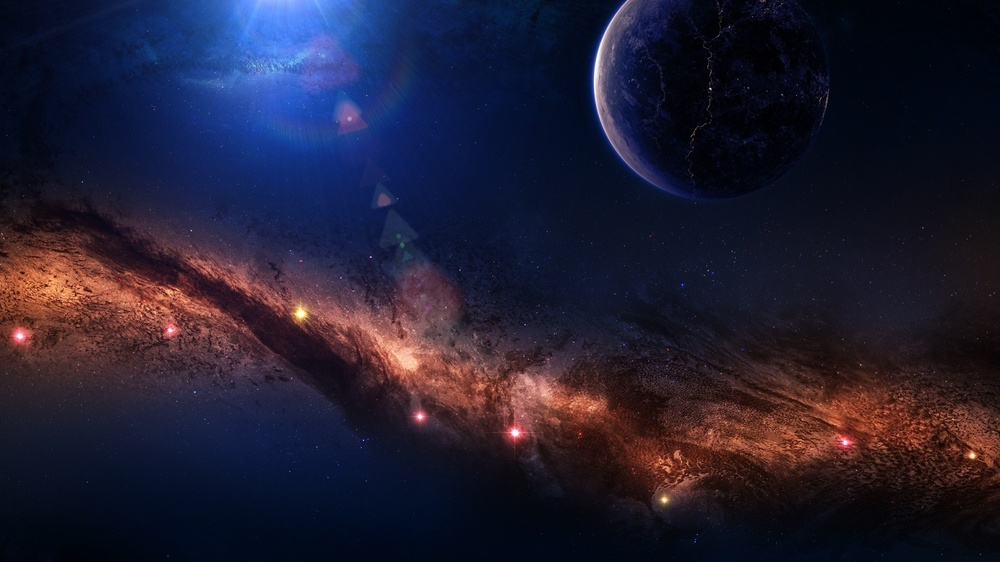
#> input picture images.jpg, 1000 x 562 px, shrunk from 1536 x 864 before the run, given in place of the camera
$ python abcdef.py   (older library calls are emulated)
#> lines starting #> are read from the running program, lines starting #| are printed output that depends on the picture; after the words box and inside, x2 and y2 are one past the last pixel; in counts of white or black regions, pixels touching at a corner belong together
import numpy as np
import cv2


cap = cv2.VideoCapture(0)

def threshold(input,values):
    low_h, low_s, low_v, high_h, high_s, high_v = values
    inputconv=cv2.cvtColor(input, cv2.COLOR_BGR2HSV)
    output=cv2.inRange(inputconv, (low_h,low_s,low_v),(high_h, high_s, high_v))
    return output

def centreofmass(points):
    return sum(points)/len(points)

def av_dist_points_to_cm(cm,points):
    return abs(cm-points)/len(points)

while True:
    _, frame = cap.read()
#> frame is the input picture: shape (562, 1000, 3); mean B, G, R 50.3, 30.5, 34.3

    im = threshold(frame,[150,100,200,255,150,255]) #red filter
#> in threshold, `inputconv=cv2.cvtColor(input, cv2.COLOR_BGR2HSV)`: inputconv: shape (562, 1000, 3); mean H, S, V 103.5, 167, 61.1
#> in threshold, `output=cv2.inRange(inputconv, (low_h,low_s,low_v),(high_h, high_s, hig..`:
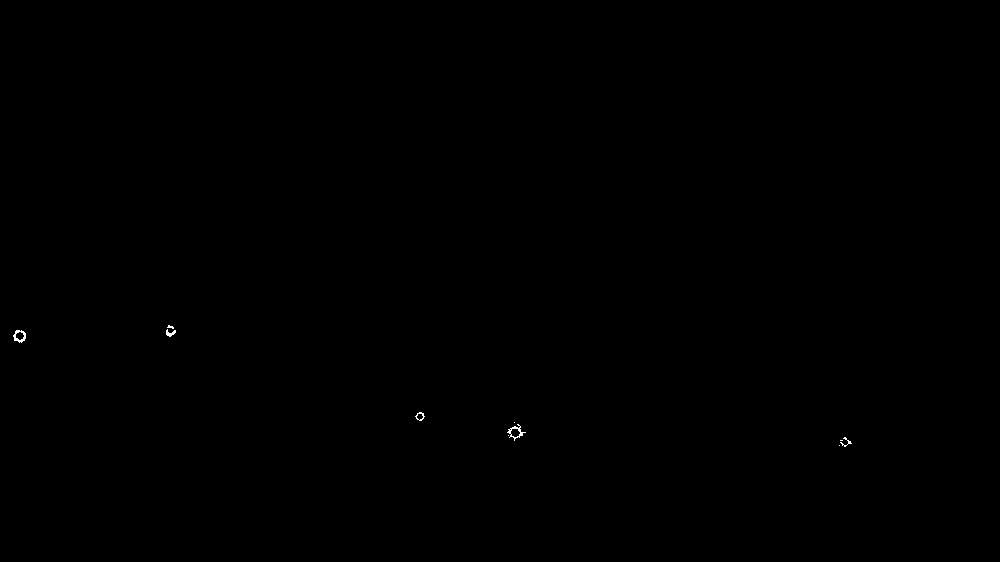
#> output: shape (562, 1000); 0.05% white in thin lines or dots, all inside (x1, y1, x2, y2) = (13, 325, 852, 447)
    im2, contours, hierarchy = cv2.findContours(im,cv2.RETR_TREE,cv2.CHAIN_APPROX_SIMPLE)
#> contours = 14 contours, 7 with area under 20; largest, box (x1, y1, x2, y2) and area: (507, 424, 526, 441) 111, (13, 330, 26, 343) 107, (510, 428, 521, 438) 68, (15, 331, 25, 341) 56, (415, 412, 425, 421) 48, (416, 413, 424, 421) 33, (166, 329, 176, 337) 27

    if (len(contours)>=5):
        points=np.vstack(contours)
#> points = contour of 199 points, box (x1, y1, x2, y2) (13, 325, 852, 447), area 22872
        cm=centreofmass(points)
#> cm = [[404.4, 398.1]]
        cv2.circle(frame,(int(cm[0][0]),int(cm[0][1])),5,(255,0,0),-1)
#> frame: shape (562, 1000, 3); 0.01% of pixels changed, all inside (x1, y1, x2, y2) = (399, 393, 410, 404)
        fit=cv2.fitEllipse(np.vstack(contours))
#> fit = ((434.5, 387.7), (68.11, 832), 97.28)
        ellipse=cv2.ellipse(frame,fit,(255,0,0),5)
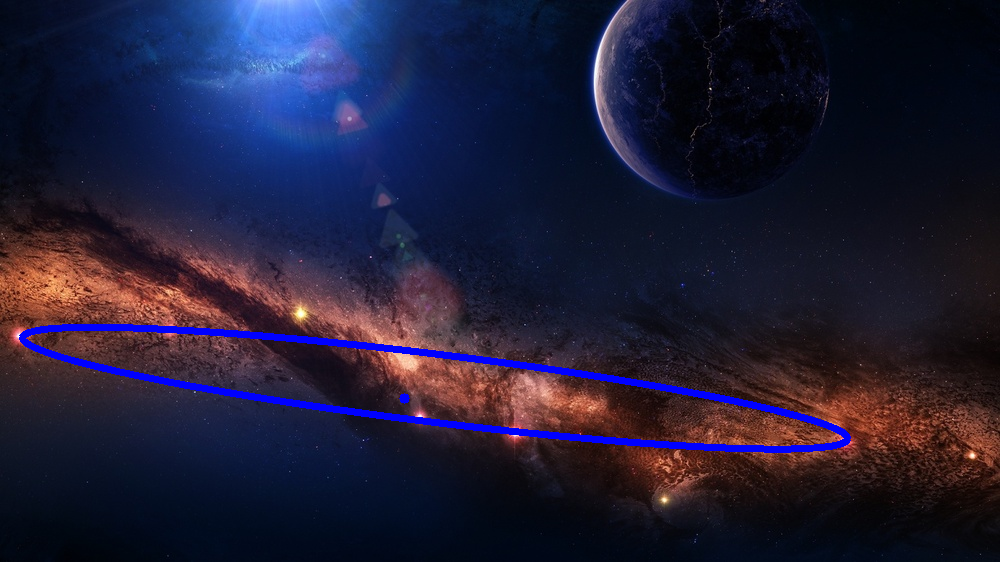
#> ellipse: shape (562, 1000, 3); mean B, G, R 54.6, 29.4, 32.4

    cv2.imshow("treshold", im)
    cv2.imshow("Frame+ellpise", frame)


    key = cv2.waitKey(1)
#> (key Esc is pressed here)
    if key == 27:
        break


cap.release()
cv2.destroyAllWindows()
